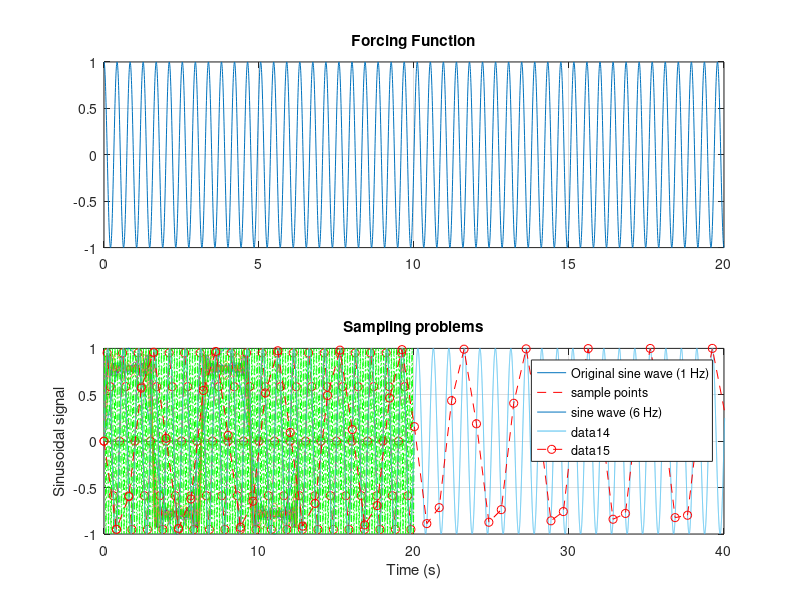
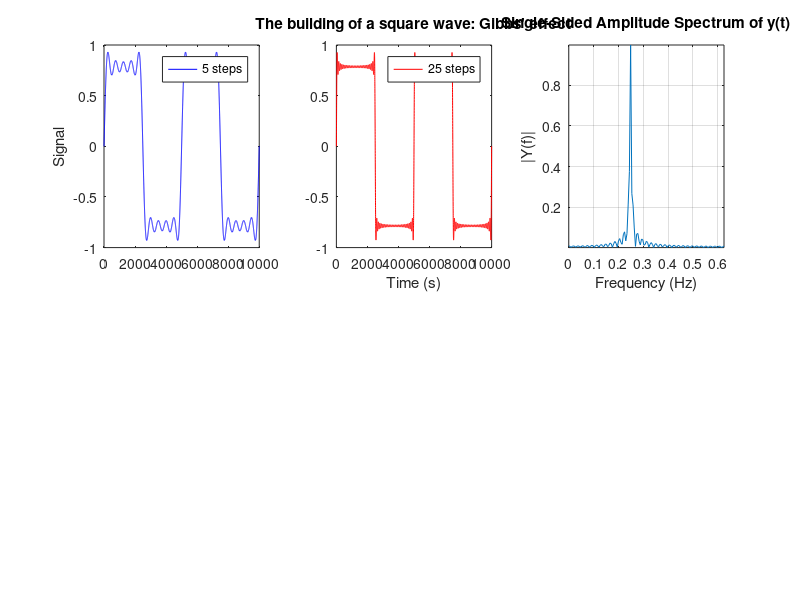

Here is the MATLAB script that generated these plots, in order:
%% Lecture 5 (random signal created by sines)
% =========================================================================
clear; clc;
N = 2000;                   % Number of samples
x = zeros(N,1);             % Memory allocation for vector x
Ts = 10;                    % Sampling period
Fs = 1/Ts;                  % Sampling frequency
t = 0:Ts:(N-1)*Ts;          % Time sequence
F = Fs*(0:N-1)/(N-1);       % Frequency grid
omega = 0.0:0.05:2;         % Sinus function frequencies
A = randn(length(omega),1); % Sinus function amplitudes


% p sinus waves of different amplitudes and frequencies added one by one to
% vector x
for p = 1:length(omega)     
    x = x + A(p)*sin(omega(p)*t/2/pi)';
    
    % Plot the time history and the corresponding FFT of x 
    if p<=5 || p == length(omega)
        figure(1)
        subplot(211),plot(t,x)
        xlabel('Time (s)')
        ylabel('x(t)')
        subplot(212),plot(F,abs(fft(x)))
        xlabel('Frequency (rad/s)')
        ylabel('|F(\omega)|')
        pause(1)
    end
end



%% Lecture 5 -- ifft
close all; clear; clc
m = 1;                          % system mass
omega = 5*pi;                   % natural freq.
zeta = 0.5;                     % damping ratio
omega_d = omega*sqrt(1-zeta^2); % natural freq. with damping
k =(omega^2)*m;                 % stiffness coefficient

dt = 0.005;                     % Sampling period 
t = 0:dt:20;                    % Time instants
F = cos(4.75*pi*t);             % Input force

% System impulse response -- time domain
impulse = exp(-omega*zeta*t).*sin(omega_d*t);
output = dt*(1/m/(omega_d))*conv(impulse,F);

% System impulse response -- frequency domain
output2 = dt*1/m/omega_d*ifft(fft(F).*fft(impulse));

% Figure -- comparison of output and output2
figure(1)
subplot(211),plot(t,F(1:length(t)))
grid
title('Forcing Function')
subplot(212),plot(t,output(1:length(t)));hold on
plot(t,output2(1:length(t)),'--r')
legend({'Response calculated in time Domain','Response calculated in frequency domain'})
grid
title('System Response')
xlabel('Time (s)')



%% Lecture 5 -- Gibbs phenomenon
% =========================================================================
clear; clc; close all;
N = 10000;

figure(1)
clr = colormap(lines(100));
hold on 
title('The building of a square wave: Gibbs'' effect')
xlabel('Time (s)')
ylabel('Signal')

t = linspace(0,4*pi,N);             % Time vector
x = zeros(size(t));                 % Memory allocation
for k = 1:2:250                     % for loop
    x = x + sin(k*t)/k;             % Adding Fourier series terms
    y((k+1)/2,:) = x;               % Storing the signal approximation
    % Iterative plot for the first 5 terms
    if k<20
        plot(t,x','Color',clr((k+1)/2,:))
        pause(1)
    end
end

% Comparison plot for the first 5, 25 and 125 terms
figure(2)
subplot(2,3,1),plot(y(5,:)','-b')
ylabel('Signal')
legend('5 steps')
subplot(2,3,2),plot(y(25,:)','-r')
legend('25 steps')
title('The building of a square wave: Gibbs'' effect')
xlabel('Time (s)')
subplot(2,3,3),plot(y(125,:)','-g')
legend('125 steps')


%% Lecture 5 -- Aliasing
close all
N = 20000;                      % Number of samples
t = 0:1e-3:1e-3*(N-1);          % Fine time grid (for the approximation of the continuous curve) 
x = sin(2*pi*t);                % 1 Hz sine        

% Plot the sinus wave 
figure(1)
plot(t,x)   
axis tight
xlabel('Time (s)')
ylabel('Sinusoidal signal')
title('Sampling problems')
hold on 

Tsample = 1:200:N;                          % Sampling time vector
Ts = t(201);                                % Sampling period
Fs = 1/Ts;                                  % Sampling frequency
disp(['Sampling time: Ts = ',num2str(Ts),' s,  ','Sampling frequency fs = ',num2str(Fs),' (Hz)'])
plot(t(Tsample),x(Tsample),'--or')          % Plot sample points 
xlim([0 5])
pause
plot(t,sin(12*pi*t),'-.g')                  % Plot sine wave of 6 Hz 
legend({'Original sine wave (1 Hz)','sample points','sine wave (6 Hz)'})
pause

% FFT of the sampled signal
N = length(Tsample);                        % Number of sampled points 
NFFT = 2^nextpow2(N);                       % Calculating the min power p with 2^p > N
Y = fft(x(Tsample),NFFT)/N;                 % FFT calculation
f = Fs/2*linspace(0,1,NFFT/2+1);            % Frequency points for the calculated FFT 

% Plot single-sided amplitude spectrum.
figure(2)
plot(f,2*abs(Y(1:NFFT/2+1))) 
title('Single-Sided Amplitude Spectrum of y(t)')
xlabel('Frequency (Hz)')
ylabel('|Y(f)|')
grid on


%% Lecture 5 -- Aliasing
close all
N = 150000;                     % Number of samples
t = 0:1e-3:1e-3*(N-1);          % Fine time grid (for the approximation of the continuous curve) 
x = sin(2*pi*t);                % 1 Hz sine      

% Plot the sinus wave
figure(1)
plot(t,x)
axis tight
xlabel('Time (s)')
ylabel('Sinusoidal signal')
title('Sampling problems')
hold on 

Tsample = 1:801:N;                          % Sampling time vector
Ts = t(801);                                % Sampling period
Fs = 1/Ts;                                  % Sampling frequency
disp(['Sampling time: Ts = ',num2str(Ts),' s,  ','Sampling frequency fs = ',num2str(Fs),' (Hz)'])

plot(t(Tsample),x(Tsample),'--or')          % Plot sample points 
xlim([0 40])
pause

% FFT of the sampled signal
N = length(Tsample);                        % Number of sampled points 
NFFT = 2^nextpow2(N);                       % Calculating the min power p with 2^p > N
Y = fft(x(Tsample),NFFT)/N;                 % FFT calculation
f = Fs/2*linspace(0,1,NFFT/2+1);            % Frequency points for the calculated FFT 

% Plot single-sided amplitude spectrum.
figure(2)
plot(f,2*abs(Y(1:NFFT/2+1))) 
title('Single-Sided Amplitude Spectrum of y(t)')
xlabel('Frequency (Hz)')
ylabel('|Y(f)|')
grid on
axis tight